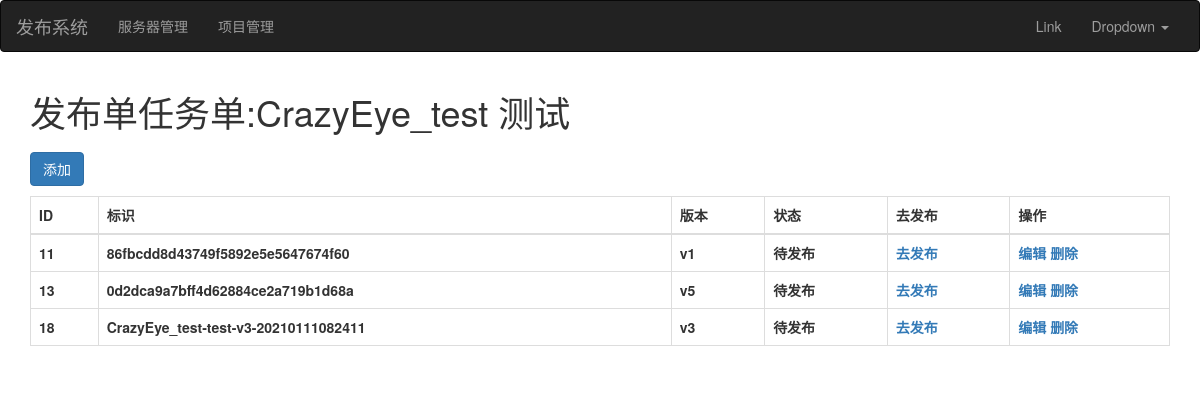
/task/list/2, run on an earlier commit of the app's database.
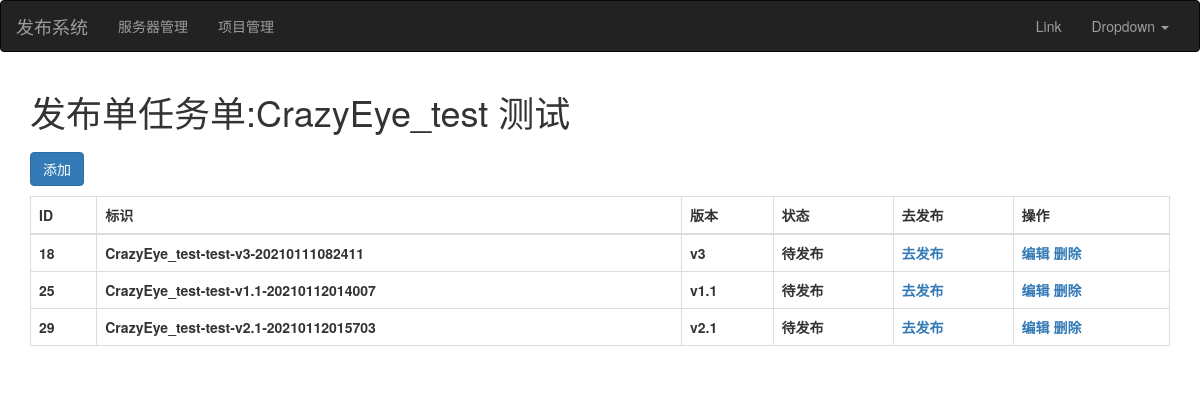
And on a later commit of the database.
### web/models.py (models this page shows)
class DeployTask(models.Model):
    uuid = models.CharField(verbose_name='标识',max_length=64)
    project = models.ForeignKey(verbose_name="项目环境",to='Project',on_delete=models.CASCADE)
    tag = models.CharField(verbose_name="版本",max_length=32)
    status_choices = (
        (1,'待发布'),
        (2,'发布中'),
        (3,'成功'),
        (4,'失败'),
    )
    status = models.SmallIntegerField(verbose_name="状态",choices=status_choices,default=1)
    before_download_script = models.TextField(verbose_name="下载前脚本",null=True,blank=True)
    after_download_script = models.TextField(verbose_name="下载后脚本",null=True,blank=True)
    before_deploy_script = models.TextField(verbose_name="发布前脚本",null=True,blank=True)
    after_deploy_script = models.TextField(verbose_name="发布后脚本",null=True,blank=True)

### web/views/deploy.py (the view)
# urls.py: path('task/list/<int:project_id>',deploy.task_list,name='task_list'),
def task_list(request,project_id):
    task_obj = DeployTask.objects.filter(project_id=project_id).all()
    probj = Project.objects.get(pk=project_id)
    title = "发布单任务单:" + probj.title + " " + probj.get_env_display()
    return render(request,'task_list.html',{"task_obj": task_obj,"title": title,"probj": probj })

### templates/task_list.html (shortened to what this page needs)
{% extends 'layout.html' %}
{% block content %}
    <div class="container">
        <h1>{{title}}</h1>
        <div>
            <a style="margin: 10px 0;" href="{% url 'task_add' project_id=probj.id %}" class="btn btn-primary">添加</a>
        </div>
        <table class="table table-bordered">
            <thead>
                <th>ID</th>
                <th>标识</th>
                <th>版本</th>
                <th>状态</th>
                <th>去发布</th>
                <th>操作</th>
            </thead>
            <tbody>
            {% for obj in task_obj %}
                <tr>
                    <th>{{ obj.id }}</th>
                    <th>{{ obj.uuid }}</th>
                    <th>{{ obj.tag }}</th>
                    <th>{{ obj.get_status_display }}</th>
                    <th><span><a href="{% url 'deploy' task_id=obj.id %}">去发布</a></span></th>
                    <th><span><a href="{% url 'task_edit' project_id=probj.id task_id=obj.id %}">编辑</a></span> <span><a onclick="removeRow(this,{{obj.id}});">删除</a></span></th>
                </tr>
            {% endfor %}
            </tbody>
        </table>
    </div>
{% endblock %}

### templates/layout.html (shortened to what this page needs)
<!DOCTYPE html>
<html lang="en">
<head>
    <link href="/static/css/bootstrap.min.css" rel="stylesheet"/>
</head>
<body>
<nav class="navbar navbar-inverse">
    <div class="container-fluid">
        <div class="navbar-header">
            <a class="navbar-brand" href="#">发布系统</a>
        </div>
        <div class="collapse navbar-collapse" id="bs-example-navbar-collapse-1">
            <ul class="nav navbar-nav">
                <li class=""><a href="{% url 'server_list' %}">服务器管理</a></li>
                <li><a href="{% url 'project_list' %}">项目管理</a></li>
            </ul>
            <ul class="nav navbar-nav navbar-right">
                <li><a href="#">Link</a></li>
                <li class="dropdown">
                    <a href="#" class="dropdown-toggle" data-toggle="dropdown" role="button" aria-haspopup="true"
                       aria-expanded="false">Dropdown <span class="caret"></span></a>
                </li>
            </ul>
        </div>
    </div>
</nav>
{% block content %} {% endblock %}
</body>
</html>

What changed in the data, as far as the page shows it:
removed DeployTask: id "11", uuid "86fbcdd8d43749f5892e5e5647674f60", tag "v1", status "待发布"
removed DeployTask: id "13", uuid "0d2dca9a7bff4d62884ce2a719b1d68a", tag "v5", status "待发布"
added DeployTask: id "25", uuid "CrazyEye_test-test-v1.1-20210112014007", tag "v1.1", status "待发布"
added DeployTask: id "29", uuid "CrazyEye_test-test-v2.1-20210112015703", tag "v2.1", status "待发布"
